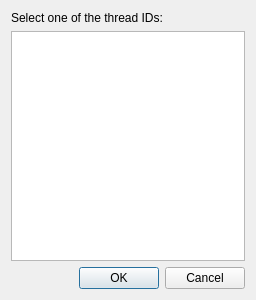
<?xml version="1.0" encoding="UTF-8"?>
<ui version="4.0">
 <class>TThreadSelect</class>
 <widget class="QDialog" name="TThreadSelect">
  <property name="geometry">
   <rect>
    <x>0</x>
    <y>0</y>
    <width>256</width>
    <height>300</height>
   </rect>
  </property>
  <property name="windowTitle">
   <string>Thread select</string>
  </property>
  <property name="windowIcon">
   <iconset resource="itpploganalyzer.qrc">
    <normaloff>:/resources/itpploganalyzer.png</normaloff>:/resources/itpploganalyzer.png</iconset>
  </property>
  <property name="modal">
   <bool>true</bool>
  </property>
  <layout class="QVBoxLayout" name="verticalLayout">
   <item>
    <widget class="QLabel" name="labelInfo">
     <property name="text">
      <string>Select one of the thread IDs:</string>
     </property>
    </widget>
   </item>
   <item>
    <widget class="QListView" name="listViewThreads">
     <property name="editTriggers">
      <set>QAbstractItemView::EditTrigger::NoEditTriggers</set>
     </property>
     <property name="showDropIndicator" stdset="0">
      <bool>false</bool>
     </property>
    </widget>
   </item>
   <item>
    <widget class="QDialogButtonBox" name="buttonBox">
     <property name="orientation">
      <enum>Qt::Orientation::Horizontal</enum>
     </property>
     <property name="standardButtons">
      <set>QDialogButtonBox::StandardButton::Cancel|QDialogButtonBox::StandardButton::Ok</set>
     </property>
    </widget>
   </item>
  </layout>
 </widget>
 <resources>
  <include location="itpploganalyzer.qrc"/>
 </resources>
 <connections>
  <connection>
   <sender>buttonBox</sender>
   <signal>accepted()</signal>
   <receiver>TThreadSelect</receiver>
   <slot>accept()</slot>
   <hints>
    <hint type="sourcelabel">
     <x>248</x>
     <y>254</y>
    </hint>
    <hint type="destinationlabel">
     <x>157</x>
     <y>274</y>
    </hint>
   </hints>
  </connection>
  <connection>
   <sender>buttonBox</sender>
   <signal>rejected()</signal>
   <receiver>TThreadSelect</receiver>
   <slot>reject()</slot>
   <hints>
    <hint type="sourcelabel">
     <x>316</x>
     <y>260</y>
    </hint>
    <hint type="destinationlabel">
     <x>286</x>
     <y>274</y>
    </hint>
   </hints>
  </connection>
 </connections>
</ui>
